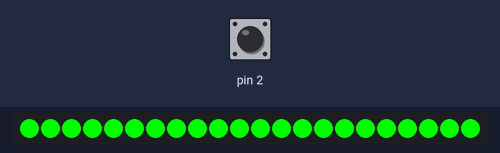
Simulated run of this sketch. Board: Arduino Uno, built with avr-gcc and run on an emulated ATmega328P. On the bench: 22 RGB LEDs in strip order, left to right. The test bench sets the inputs (shaded band); at power-on: pin 2 HIGH. Dim RGB values are drawn brighter than linear; no radio packets arrive unless stated.

Above: at 0.16 s.
At 1.38 s:
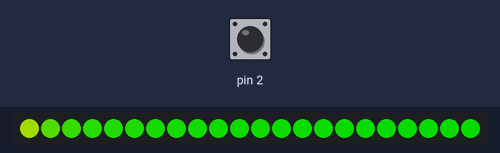
At 2.3 s:
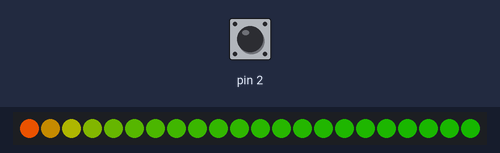
At 4.43 s:
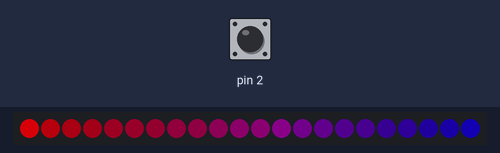
At 6.57 s:
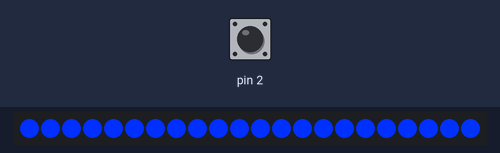
At 8.8 s:
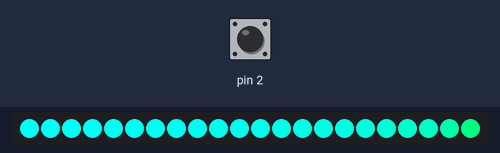

The sketch:

sensorrecievetemp.ino
```cpp
// (licence header left out)
/**
 * Interrupt-driven test for native target
 *
 * This example is the friendliest for the native target because it doesn't do
 * any polling.  Made a slight change to call done() at the end of setup.
 */

#include <SPI.h>
#include "nRF24L01.h"
#include "RF24.h"
#include "printf.h"
#include "MemoryFree.h"
#include "FastLED.h"

#define DATA_PIN    A5  //for ledstrip


#define LED_TYPE    WS2812B
#define COLOR_ORDER GRB
#define NUM_LEDS    22
CRGB leds[NUM_LEDS];


#include <avr/wdt.h> //watchdog timer will reset arduino if hangs for an amount of time

float datain[16];
wdt_reset();

//
// Hardware configuration
//

// Set up nRF24L01 radio on SPI bus plus pins 8 & 9

RF24 radio(9,10);
int RFCHANNEL=76;


// sets the role of this unit in hardware.  Connect to GND to be the 'pong' receiver
// Leave open to be the 'ping' transmitter
const short role_pin = 7;

//
// Topology
//

// Single radio pipe address for the 2 nodes to communicate.
const uint64_t pipe = 0xE8E8F0F0E1LL;

//
// Role management
//
// Set up role.  This sketch uses the same software for all the nodes in this
// system.  Doing so greatly simplifies testing.  The hardware itself specifies
// which node it is.
//
// This is done through the role_pin
//

// The various roles supported by this sketch
typedef enum { role_sender = 1, role_receiver } role_e;

// The debug-friendly names of those roles
const char* role_friendly_name[] = { "invalid", "Sender", "Receiver"};

// The role of the current running sketch
role_e role;

// Interrupt handler, check the radio because we got an IRQ
void check_radio(void);
long timecheck=0;

int aksRecieved=0;
int messagesSent=0;

void setup(void)
{

 wdt_disable(); //in case everything gets stuck in an endless reboot loop
 for (int i=0;i<16;i++){datain[i]=0;}

  FastLED.addLeds<LED_TYPE,DATA_PIN,COLOR_ORDER>(leds, NUM_LEDS).setCorrection(TypicalLEDStrip);

  // read the address pin, establish our role
  if ( 0 ) //set role recieve
    role = role_sender;
  else
    role = role_receiver;

  //
  // Print preamble
  //

  Serial.begin(57600);
  printf_begin();
  printf("\n\rRF24/examples/pingpair_irq/\n\r");
  printf("ROLE: %s\n\r",role_friendly_name[role]);

  //
  // Setup and configure rf radio
  //

  radio.begin();
  //radio.setPALevel( RF24_PA_LOW );
 radio.setDataRate(RF24_2MBPS);  //speed RF24_250KBPS for 250kbs, RF24_1MBPS for 1Mbps, or RF24_2MBPS for 2Mbps
 //higher data rate appears to be more relsiable, but apparently has lower range, which shouldn't be a problem for most stuff
 radio.setChannel(RFCHANNEL);
  radio.printDetails();
  // We will be using the Ack Payload feature, so please enable it
  radio.enableAckPayload();

  //
  // Open pipes to other nodes for communication
  //

  // This simple sketch opens a single pipe for these two nodes to communicate
  // back and forth.  One listens on it, the other talks to it.

  if ( role == role_sender )
  {
    radio.openWritingPipe(pipe);
  }
  else
  {
    radio.openReadingPipe(1,pipe);
  }

  //
  // Start listening
  //

  if ( role == role_receiver )
    radio.startListening();

  //
  // Dump the configuration of the rf unit for debugging
  //

//  radio.printDetails();

  //
  // Attach interrupt handler to interrupt #0 (using pin 2)
  // on BOTH the sender and receiver
  //

  attachInterrupt(0, check_radio, FALLING);

  //
  // On the native target, this is as far as we get
  //
#if NATIVE
  done();
#endif

datain[8]=0;

//wdt_enable(WDTO_4S);

}

static uint32_t message_count = 0;

unsigned long timeint=0;


int temp=0;

void loop(void)
{
  wdt_reset(); //reset timer every loop, if loop takes more than 4 seconds the arduino reboots

//  tone(3,880,200);
//  delay(200);
//  tone(3,880,200);
//  delay(200);
//
//  tone(3,880,200);
//  delay(200);
//
//  tone(3,880,200);
//  delay(200);

datain[8]=datain[8]+1;


for (int j=0;j<255;j++){
for (int i=0;i<NUM_LEDS;i++){


  leds[i].r=j/(i+1);

  leds[i].b=0;

  leds[i].g=255-j;


}
 FastLED.show();
 delay(10);
}


for (int j=0;j<255;j++){
for (int i=0;i<NUM_LEDS;i++){


  leds[i].r=(255-j)/(i+1);

  leds[i].b=j/(22-i+1);

  leds[i].g=0;


}
 FastLED.show();
 delay(10);
}


for (int j=0;j<255;j++){
for (int i=0;i<NUM_LEDS;i++){


 leds[i].r=0;
 leds[i].b=255-j/(22-i+1);
 leds[i].g=j;


}
 FastLED.show();
 delay(10);

}


for (int j=0;j<255;j++){
for (int i=0;i<NUM_LEDS;i++){


//  leds[i].r=0;

//  leds[i].b=255-j/(22-i+1);

//  leds[i].g=j;


}
 FastLED.show();
 delay(10);

}

 datain[2]=1;

 //ledstrip();

//delay(1000);
 datain[0]=1;


   //   ledstrip();


//delay(1000);

 datain[2]=0;

 datain[1]=1;


     // ledstrip();

//delay(1000);

 datain[0]=0;


//delay(1000);


  //
  // Sender role.  Repeatedly send the current time
  //
  //  radio.printDetails();
  if (role == role_sender)
  {
    // Take the time, and send it.
    unsigned long time1 = millis();
    char temp1[30];
    String temp2="time = " + String(time1);
    temp2.toCharArray(temp1,30);

    Serial.print("Now sending: "+ (String)temp1 + "\n");
    radio.startWrite(&temp1 , sizeof( temp1) );
    messagesSent++;
    Serial.println("Messages sent: " + (String)messagesSent + ", Aks recieved: " + (String)aksRecieved + ". Sucess rate: " + (String)((float)aksRecieved/messagesSent*100) + "%");
    // Try again soon
    //delay(2000);
  }
  check_radio();


  if (datain[4]>150){digitalWrite(5,1); tone(3,880,200);} else{digitalWrite(5,0);}
  if (datain[5]>150){digitalWrite(6,1); tone(3,987,200);} else{digitalWrite(6,0);}
  if (datain[6]>150){digitalWrite(7,1); tone(3,1046,200);} else{digitalWrite(7,0);}
  if (datain[7]>150){digitalWrite(8,1); tone(3,1174,200);} else{digitalWrite(8,0);}


  if ((millis()-timecheck)>4000){

    printf("not had any activity in 4 seconds \n");
    if ( role == role_receiver ){
      radio.stopListening();

      radio.startListening();
      }
    timecheck=millis();
    }
  //
  // Receiver role: Does nothing!  All the work is in IRQ
  //

  if (role == role_receiver){
    if (millis()-timeint>60000){
      radio.printDetails();
      timeint=millis();
      }
    }

}


void check_radio(void)
{
  // What happened?
  bool tx,fail,rx;
  radio.whatHappened(tx,fail,rx);

  // Have we successfully transmitted?
  if ( tx )
  {
    timecheck=millis();
    if ( role == role_sender )
      printf("Send:OK\n\r");

    if ( role == role_receiver )
      printf("Ack Payload:Sent\n\r");
  }

  // Have we failed to transmit?
  if ( fail )
  {
    timecheck=millis();
    if ( role == role_sender )
      printf("Send:Failed\n\r");


    if ( role == role_receiver )
      printf("Ack Payload:Failed\n\r");
  }

  // Transmitter can power down for now, because
  // the transmission is done.
  if ( ( tx || fail ) && ( role == role_sender ) )
    radio.powerDown();

  // Did we receive a message?
  if ( rx )
  {
    timecheck=millis();
    // If we're the sender, we've received an ack payload
    if ( role == role_sender )
    {
      radio.read(&message_count,sizeof(message_count));
      printf("Ack:%lu\n\r",(unsigned long)message_count);
      aksRecieved++;
    }

    // If we're the receiver, we've received a time message
    if ( role == role_receiver )
    {
      // Get this payload and dump it
      //static unsigned long got_time;
      int len = radio.getDynamicPayloadSize();
      char message_string[30];
      radio.read( &message_string, sizeof(message_string) );
      Serial.print("Got payload string ");
      Serial.println(message_string);
      int k1=0;
      int k2=0;
      int k3=0;
      int k4=0;
      int k5=0;
      int k6=0;
      if (message_string[1]=='1'){
        Serial.print("got m1");

        //find location of the four "V's"
        k1=0;
        k2=2;
        while (message_string[k2]!='V'){k2++;}

        k3=k2+2;
        while (message_string[k3]!='V'){k3++;}

        k4=k3+2;
        while (message_string[k4]!='V'){k4++;}

        k5=k4+2;
        while (message_string[k5]!='V'){k5++;}

        datain[0]=((String)message_string).substring(k1+3,k2).toFloat();
        datain[1]=((String)message_string).substring(k2+3,k3).toFloat();
        datain[2]=((String)message_string).substring(k3+3,k4).toFloat();
        datain[3]=((String)message_string).substring(k4+3,k5).toFloat();

Serial.print("d1 = "+(String) datain[0]+"d2 = "+(String) datain[1]+"d3 = "+(String) datain[2]+"d4 = "+(String) datain[3]);
      }

      else if (message_string[1]=='5'){
        Serial.print("got m2");

        //find location of the four "V's"
        k1=0;
        k2=2;
        while (message_string[k2]!='V'){k2++;}

        k3=k2+2;
        while (message_string[k3]!='V'){k3++;}

        k4=k3+2;
        while (message_string[k4]!='V'){k4++;}

        k5=k4+2;
        while (message_string[k5]!='V'){k5++;}

        datain[4]=((String)message_string).substring(k1+3,k2).toFloat();
        datain[5]=((String)message_string).substring(k2+3,k3).toFloat();
        datain[6]=((String)message_string).substring(k3+3,k4).toFloat();
        datain[7]=((String)message_string).substring(k4+3,k5).toFloat();

Serial.print("d4 = "+(String) datain[4]+"d5 = "+(String) datain[5]+"d6 = "+(String) datain[6]+"d7 = "+(String) datain[7]);
        }
      else if (message_string[1]=='2'){
        Serial.print("got m3");

        //find location of the four "D's"
        k1=0;
        k2=2;
        while (message_string[k2]!='D'){k2++;}

        k3=k2+2;
        while (message_string[k3]!='D'){k3++;}

        k4=k3+2;
        while (message_string[k4]!='D'){k4++;}

        k5=k4+2;
        while (message_string[k5]!='D'){k5++;}

        k6=k5+2;
        while (message_string[k6]!='D'){k6++;}

        datain[8]=((String)message_string).substring(k1+3,k2).toFloat();
        datain[9]=((String)message_string).substring(k2+3,k3).toFloat();
        datain[10]=((String)message_string).substring(k3+3,k4).toFloat();
        datain[11]=((String)message_string).substring(k4+3,k5).toFloat();
        datain[12]=((String)message_string).substring(k5+3,k6).toFloat();

Serial.print("d8 = "+(String) datain[8]+"d9 = "+(String) datain[9]+"d10 = "+(String) datain[10]+"d11 = "+(String) datain[11]+"d12 = "+(String) datain[12]);
        }
      // Add an ack packet for the next time around.  This is a simple
      // packet counter
      radio.writeAckPayload( 1, &message_count, sizeof(message_count) );
      ++message_count;
    }
  }
}

void ledstrip()
 {

    for (int i=0;i<NUM_LEDS;i++){
    leds[i].r=00;
    leds[i].b=00;
    leds[i].g=00;

    }
    for (int i=0;i<min(NUM_LEDS,datain[8]);i++){


    if(datain[0]){leds[i].r=00;}else{leds[i].r=200;}
    if(datain[1]){leds[i].b=00;}else{leds[i].b=200;}
    if(datain[2]){leds[i].g=00;}else{leds[i].g=200;}
    if(datain[3]){digitalWrite(2,1);}else{digitalWrite(2,0);}


    }
  FastLED.show();
  }

// vim:ai:cin:sts=2 sw=2 ft=cpp
```

Measured:
- by itself, everything shown: repeats every 11.6 s, in 30 steps
- what the display in image 5 shows lasts 2.8 s, from 8.8 s to 11.6 s
